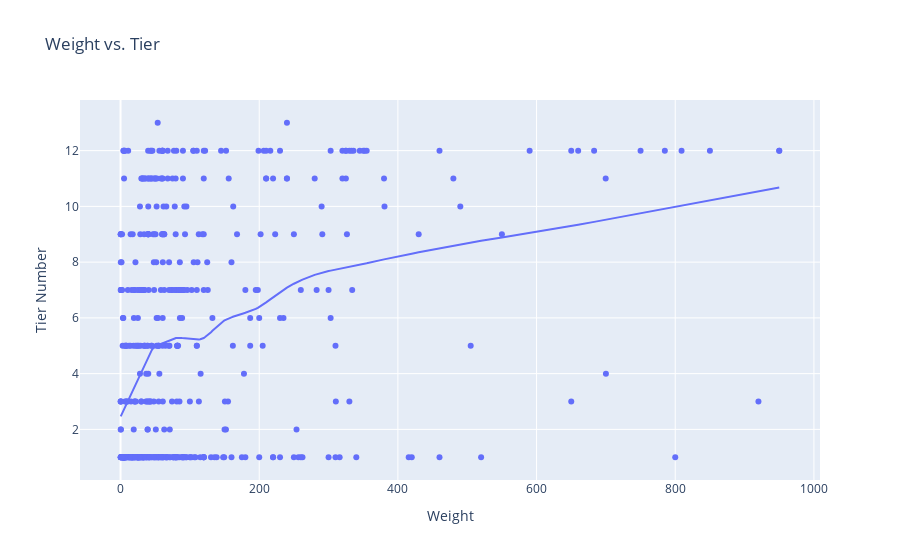

Notebook code cell kept with this figure:
### Markdown cell above
BST seems to be at least decently related to a Pokemon's viability. At the very least, a Pokemon with extremely low or extremely high stat totals can be easily predicted to be in ZU or UU-Ubers, respectively. Unfortunately, the semblance is weaker in the middle, as there are too many Pokemon spread out across the ~500 BST in every tier.

Individual stats do not appear to have a strong correlation with a Pokemon's viability. To a certain extent, this makes sense; save for the best Pokemon with extremely high totals, having a single extremely high stat inevitably requires sacrifices elsewhere, which may destroy a Pokemon's usability.

### Code cell
px.scatter(df,x='weightkg',y='tiernum',hover_name='name',trendline='lowess', title = 'Weight vs. Tier', labels={'weightkg':'Weight','tiernum':'Tier Number'})

### Figure 1 — Plotly figure (JSON) as saved in the notebook; plotly's stock layout.template omitted (floating-point values rounded to 4 significant figures; data arrays with more than 128 entries replaced by an {"elided": "..."} marker saying what was removed)
{"data": [{"hovertemplate": "<b>%{hovertext}</b><br><br>Weight=%{x}<br>Tier Number=%{y}<extra></extra>", "hovertext": {"elided": "490 str values"}, "legendgroup": "", "marker": {"color": "#636efa", "symbol": "circle"}, "mode": "markers", "name": "", "orientation": "v", "showlegend": false, "type": "scatter", "x": {"elided": "490 float values"}, "xaxis": "x", "y": {"elided": "490 int values"}, "yaxis": "y"}, {"hovertemplate": "<b>LOWESS trendline</b><br><br>Weight=%{x}<br>Tier Number=%{y} <b>(trend)</b><extra></extra>", "legendgroup": "", "marker": {"color": "#636efa", "symbol": "circle"}, "mode": "lines", "name": "", "showlegend": false, "type": "scatter", "x": {"elided": "490 float values"}, "xaxis": "x", "y": {"elided": "490 float values"}, "yaxis": "y"}], "layout": {"legend": {"tracegroupgap": 0}, "title": {"text": "Weight vs. Tier"}, "xaxis": {"anchor": "y", "domain": [0, 1], "title": {"text": "Weight"}}, "yaxis": {"anchor": "x", "domain": [0, 1], "title": {"text": "Tier Number"}}}}
